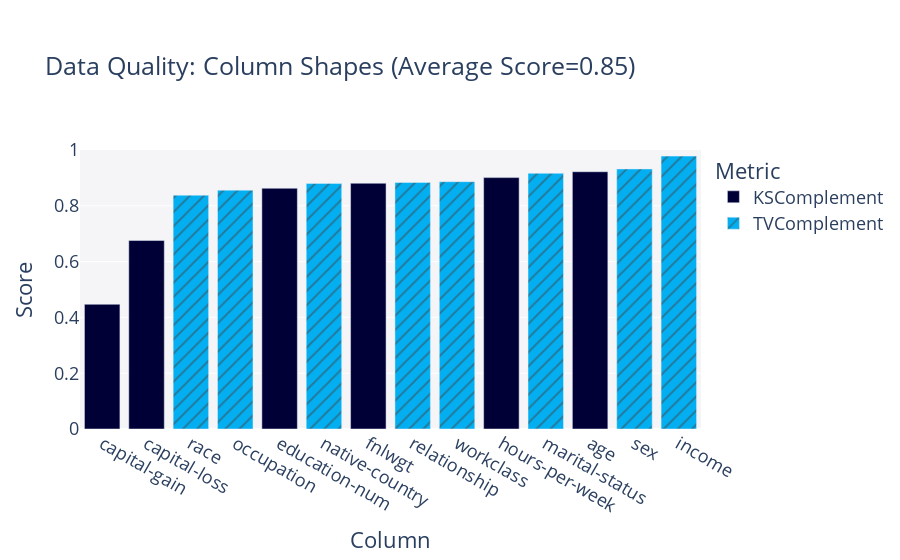

Write notebook code for a chart like this one.
### Code cell
quality_report.get_visualization(property_name='Column Shapes').show(renderer="vscode")

### Figure 1 — Plotly figure (JSON) as saved in the notebook; plotly's stock layout.template omitted (floating-point values rounded to 4 significant figures)
{"data": [{"alignmentgroup": "True", "customdata": [["KSComplement"], ["KSComplement"], ["KSComplement"], ["KSComplement"], ["KSComplement"], ["KSComplement"]], "hovertemplate": "<b>%{hovertext}</b><br><br>Metric=%{customdata[0]}<br>Score=%{y}<extra></extra>", "hovertext": ["age", "fnlwgt", "education-num", "capital-gain", "capital-loss", "hours-per-week"], "legendgroup": "KSComplement", "marker": {"color": "#000036", "pattern": {"shape": ""}}, "name": "KSComplement", "offsetgroup": "KSComplement", "orientation": "v", "showlegend": true, "textposition": "auto", "type": "bar", "x": ["age", "fnlwgt", "education-num", "capital-gain", "capital-loss", "hours-per-week"], "xaxis": "x", "y": [0.922, 0.8808, 0.8627, 0.4469, 0.6755, 0.9011], "yaxis": "y"}, {"alignmentgroup": "True", "customdata": [["TVComplement"], ["TVComplement"], ["TVComplement"], ["TVComplement"], ["TVComplement"], ["TVComplement"], ["TVComplement"], ["TVComplement"]], "hovertemplate": "<b>%{hovertext}</b><br><br>Metric=%{customdata[0]}<br>Score=%{y}<extra></extra>", "hovertext": ["workclass", "marital-status", "occupation", "relationship", "race", "sex", "native-country", "income"], "legendgroup": "TVComplement", "marker": {"color": "#03AFF1", "pattern": {"shape": "/"}}, "name": "TVComplement", "offsetgroup": "TVComplement", "orientation": "v", "showlegend": true, "textposition": "auto", "type": "bar", "x": ["workclass", "marital-status", "occupation", "relationship", "race", "sex", "native-country", "income"], "xaxis": "x", "y": [0.8865, 0.9164, 0.8561, 0.8837, 0.838, 0.9321, 0.8804, 0.9781], "yaxis": "y"}], "layout": {"barmode": "relative", "font": {"size": 18}, "legend": {"title": {"text": "Metric"}, "tracegroupgap": 0}, "margin": {"t": 150}, "plot_bgcolor": "#F5F5F8", "title": {"text": "Data Quality: Column Shapes (Average Score=0.85)"}, "xaxis": {"anchor": "y", "categoryorder": "total ascending", "domain": [0, 1], "title": {"text": "Column"}}, "yaxis": {"anchor": "x", "domain": [0, 1], "range": [0, 1], "title": {"text": "Score"}}}}
